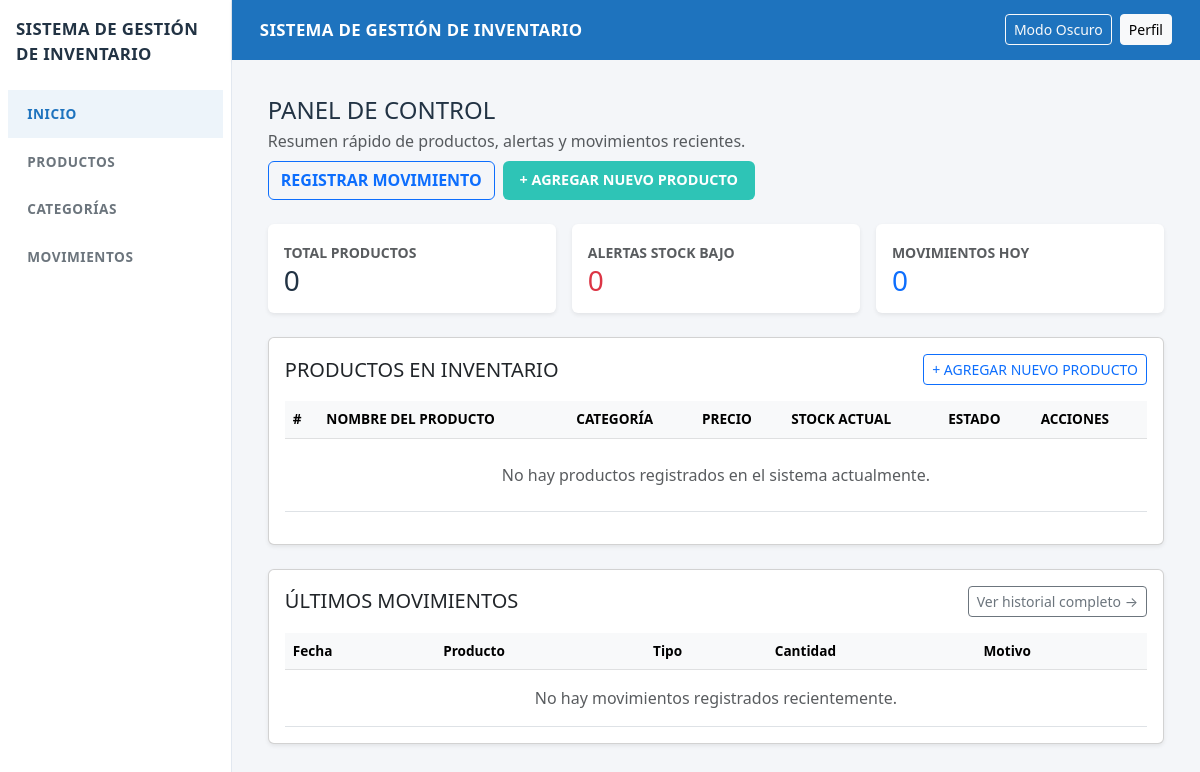
Before: / with the older database file.
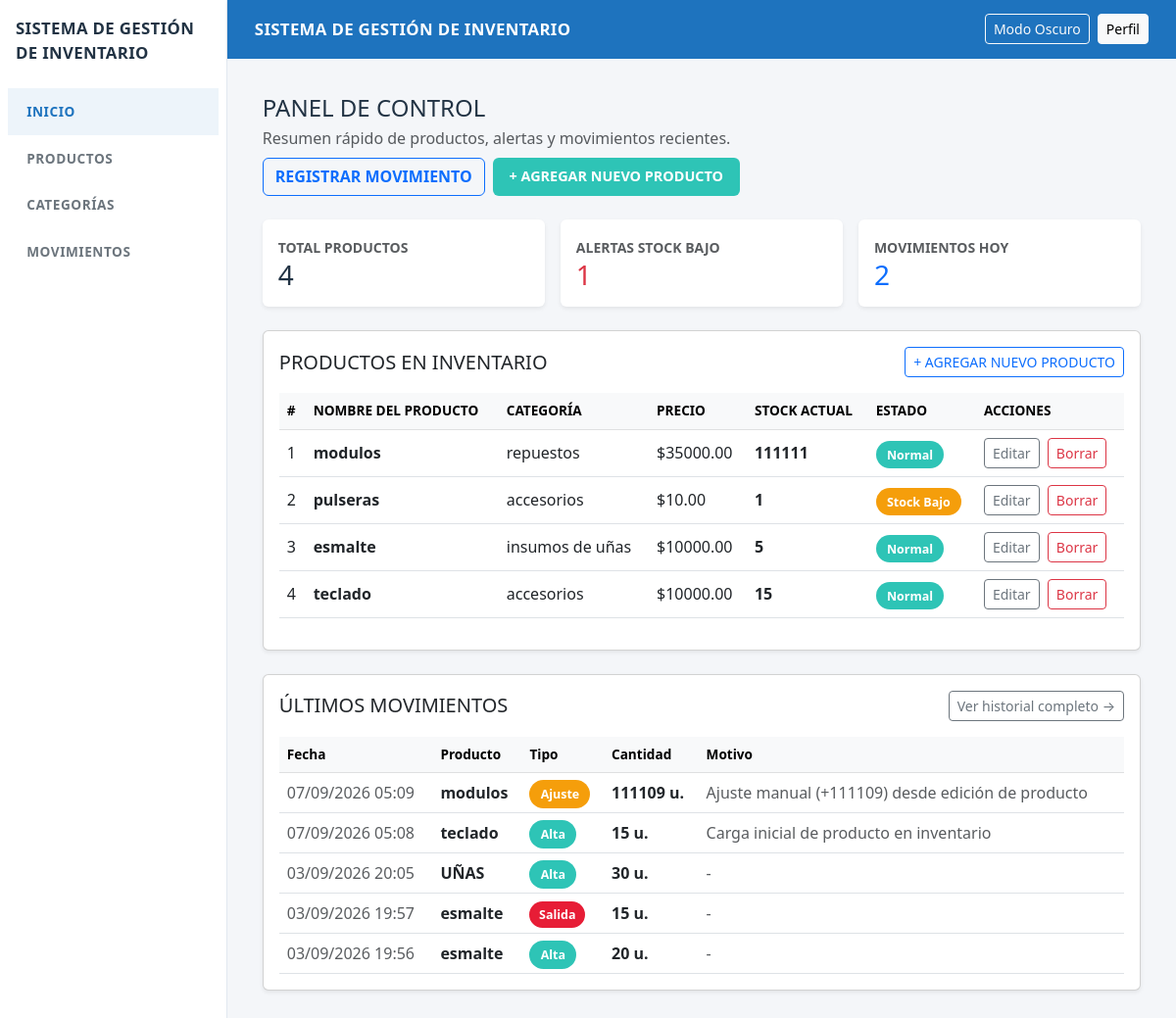
After: the same page with the newer database file.
### inventario/models.py (models this page shows, shortened)
class Producto(models.Model):
    nombre = models.CharField(max_length=150)
    categoria = models.ForeignKey(Categoria, on_delete=models.CASCADE)
    stock = models.IntegerField(default=0)
    precio = models.DecimalField(max_digits=10, decimal_places=2)
    activo = models.BooleanField(default=True)

class Categoria(models.Model):
    nombre = models.CharField(max_length=100)
    descripcion = models.CharField(max_length=255, blank=True, null=True)

class Movimiento(models.Model):
    TIPO_CHOICES = [
        ('ENTRADA', 'Entrada (Reposición)'),
        ('SALIDA', 'Salida (Consumo / Venta)'),
        ('ALTA', 'Alta Inicial'),
        ('AJUSTE', 'Ajuste de Stock'),
    ]
    producto = models.ForeignKey(Producto, on_delete=models.SET_NULL, null=True, blank=True)
    tipo = models.CharField(max_length=10, choices=TIPO_CHOICES)
    cantidad = models.IntegerField()
    motivo = models.CharField(max_length=200, blank=True, null=True)
    fecha = models.DateTimeField(auto_now_add=True)

### inventario/views.py (the view)
# urls.py: path('', views.home_admin, name='home_admin'),
def home_admin(request):
    productos = Producto.objects.filter(activo=True).select_related('categoria')
    total_productos = productos.count()
    alertas_stock_bajo = productos.filter(stock__lte=2).count()
    movimientos_hoy = Movimiento.objects.filter(fecha__date=timezone.now().date()).count()
    recent_movements = Movimiento.objects.select_related('producto').order_by('-fecha')[:5]
    movimientos_recientes = recent_movements
    contexto = {
        'productos': productos,
        'total_productos': total_productos,
        'alertas_stock_bajo': alertas_stock_bajo,
        'movimientos_hoy': movimientos_hoy,
        'recent_movements': recent_movements,
        'movimientos_recientes': movimientos_recientes,
    }
    return render(request, 'inventario/dashboard.html', contexto)

### inventario/templates/inventario/dashboard.html
{% extends 'inventario/base.html' %}
{% block contenido %}
    <div class="d-flex align-items-center justify-content-between mb-4 flex-wrap gap-2">
        <div>
            <h2 class="h4 mb-1">PANEL DE CONTROL</h2>
            <p class="text-muted mb-0">Resumen rápido de productos, alertas y movimientos recientes.</p>
        </div>
        <div class="d-flex gap-2">
            <a href="{% url 'movimientos' %}" class="btn btn-outline-primary fw-bold">REGISTRAR MOVIMIENTO</a>
            <a href="{% url 'crear_producto' %}" class="btn btn-figma-success">+ AGREGAR NUEVO PRODUCTO</a>
        </div>
    </div>
    <div class="row g-3 mb-4">
        <div class="col-12 col-md-4">
            <div class="p-3 bg-white rounded shadow-sm">
                <small class="text-muted fw-bold">TOTAL PRODUCTOS</small>
                <div class="h3 mb-0">{{ total_productos }}</div>
            </div>
        </div>
        <div class="col-12 col-md-4">
            <div class="p-3 bg-white rounded shadow-sm">
                <small class="text-muted fw-bold">ALERTAS STOCK BAJO</small>
                <div class="h3 mb-0 text-danger">{{ alertas_stock_bajo }}</div>
            </div>
        </div>
        <div class="col-12 col-md-4">
            <div class="p-3 bg-white rounded shadow-sm">
                <small class="text-muted fw-bold">MOVIMIENTOS HOY</small>
                <div class="h3 mb-0 text-primary">{{ movimientos_hoy }}</div>
            </div>
        </div>
    </div>
    <div class="card shadow-sm mb-4">
        <div class="card-body">
            <div class="d-flex align-items-center justify-content-between mb-3">
                <h5 class="card-title mb-0">PRODUCTOS EN INVENTARIO</h5>
                <a href="{% url 'crear_producto' %}" class="btn btn-sm btn-outline-primary">+ AGREGAR NUEVO PRODUCTO</a>
            </div>
            <div class="table-responsive">
                <table class="table table-hover align-middle">
                    <thead class="table-light">
                        <tr>
                            <th>#</th>
                            <th>NOMBRE DEL PRODUCTO</th>
                            <th>CATEGORÍA</th>
                            <th>PRECIO</th>
                            <th>STOCK ACTUAL</th>
                            <th>ESTADO</th>
                            <th>ACCIONES</th>
                        </tr>
                    </thead>
                    <tbody>
                        {% for producto in productos %}
                            <tr>
                                <td>{{ forloop.counter }}</td>
                                <td><strong>{{ producto.nombre }}</strong></td>
                                <td>{{ producto.categoria.nombre }}</td>
                                <td>${{ producto.precio }}</td>
                                <td><strong>{{ producto.stock }}</strong></td>
                                <td>
                                    {% if producto.stock == 0 %}
                                        <span class="badge-sin">Sin Stock</span>
                                    {% elif producto.stock <= 2 %}
                                        <span class="badge-bajo">Stock Bajo</span>
                                    {% else %}
                                        <span class="badge-normal">Normal</span>
                                    {% endif %}
                                </td>
                                <td>
                                    <a href="{% url 'editar_producto' producto.id %}" class="btn btn-sm btn-outline-secondary">Editar</a>
                                    <a href="{% url 'eliminar_producto' producto.id %}" class="btn btn-sm btn-outline-danger ms-1" onclick="return confirm('¿Seguro que deseás dar de baja este producto? El historial de movimientos se conservará.');">Borrar</a>
                                </td>
                            </tr>
                        {% empty %}
                            <tr>
                                <td colspan="7" class="text-center py-4 text-muted">No hay productos registrados en el sistema actualmente.</td>
                            </tr>
                        {% endfor %}
                    </tbody>
                </table>
            </div>
        </div>
    </div>
    <div class="card shadow-sm">
        <div class="card-body">
            <div class="d-flex align-items-center justify-content-between mb-3">
                <h5 class="card-title mb-0">ÚLTIMOS MOVIMIENTOS</h5>
                <a href="{% url 'movimientos' %}" class="btn btn-sm btn-outline-secondary">Ver historial completo →</a>
            </div>
            <div class="table-responsive">
                <table class="table table-hover align-middle mb-0">
                    <thead class="table-light">
                        <tr>
                            <th>Fecha</th>
                            <th>Producto</th>
                            <th>Tipo</th>
                            <th>Cantidad</th>
                            <th>Motivo</th>
                        </tr>
                    </thead>
                    <tbody>
                        {% for m in recent_movements %}
                            <tr>
                                <td class="text-muted">{{ m.fecha|date:'d/m/Y H:i' }}</td>
                                <td><strong>{{ m.producto.nombre|default:"(Dado de baja)" }}</strong></td>
                                <td>
                                    {% if m.tipo == 'ENTRADA' %}
                                        <span class="badge-success">Entrada</span>
                                    {% elif m.tipo == 'ALTA' %}
                                        <span class="badge-normal">Alta</span>
                                    {% elif m.tipo == 'AJUSTE' %}
                                        <span class="badge-bajo">Ajuste</span>
                                    {% else %}
                                        <span class="badge-danger">Salida</span>
                                    {% endif %}
                                </td>
                                <td><strong>{{ m.cantidad }} u.</strong></td>
                                <td class="text-muted">{{ m.motivo|default:"-" }}</td>
                            </tr>
                        {% empty %}
                            <tr>
                                <td colspan="5" class="text-center py-3 text-muted">No hay movimientos registrados recientemente.</td>
                            </tr>
                        {% endfor %}
                    </tbody>
                </table>
            </div>
        </div>
    </div>
{% endblock %}

### inventario/templates/inventario/base.html (shortened to what this page needs)
{% load static %}
<!DOCTYPE html>
<html lang="es">
<head>
    <link rel="stylesheet" href="https://cdn.jsdelivr.net/npm/bootstrap@5.3.0/dist/css/bootstrap.min.css">
    <link rel="stylesheet" href="{% static 'css/styles.css' %}">
</head>
<body>
    <div class="d-flex">
        <aside class="sidebar-menu">
            <div class="px-3 mb-4">
                <a href="{% url 'home_admin' %}" class="brand-title text-decoration-none">SISTEMA DE GESTIÓN DE INVENTARIO</a>
            </div>
            <nav class="nav flex-column px-2">
                <a class="nav-link {% if request.resolver_match.url_name == 'home_admin' %}active{% endif %}" href="{% url 'home_admin' %}">Inicio</a>
                <a class="nav-link {% if request.resolver_match.url_name == 'crear_producto' %}active{% endif %}" href="{% url 'crear_producto' %}">Productos</a>
                <a class="nav-link {% if request.resolver_match.url_name == 'listar_categorias' %}active{% endif %}" href="{% url 'listar_categorias' %}">Categorías</a>
                <a class="nav-link {% if request.resolver_match.url_name == 'registrar_movimiento' or request.resolver_match.url_name == 'movimientos' %}active{% endif %}" href="{% url 'movimientos' %}">Movimientos</a>
            </nav>
        </aside>
        <div class="flex-grow-1">
            <header class="top-navbar d-flex align-items-center justify-content-between">
                <div class="d-flex align-items-center gap-3">
                    <div class="brand-title">SISTEMA DE GESTIÓN DE INVENTARIO</div>
                </div>
                <div class="d-flex align-items-center gap-2">
                    <button id="theme-toggle" class="btn btn-sm btn-outline-light">Modo Oscuro</button>
                    <button class="btn btn-sm btn-light">Perfil</button>
                </div>
            </header>
            <main class="content-layout">
                {% block contenido %}{% endblock %}
            </main>
        </div>
    </div>
</body>
</html>

### inventario/static/css/styles.css (style rules this page uses)
:root { --bg: #f4f6f9; --surface: #ffffff; --text: #223344; --primary: #1e73be; --accent: #2ec4b6; --danger: #e71d36; --muted: #6c757d; --input-background: #ffffff; --border: #e2e8f0; --card-shadow: 0 4px 12px rgba(16, 24, 40, 0.06); }
html, body { height: 100%; }
body { background: var(--bg); color: var(--text); font-family: system-ui, -apple-system, 'Segoe UI', Roboto, 'Helvetica Neue', Arial; margin: 0; }
.top-navbar { background-color: var(--primary); color: #ffffff; padding: 0.9rem 1.75rem; box-shadow: 0 2px 4px rgba(0, 0, 0, 0.06); transition: background-color 0.25s ease, border-color 0.25s ease; }
.brand-title { font-size: 1.05rem; font-weight: 700; letter-spacing: 0.02em; color: inherit; }
.sidebar-menu { width: 250px; background: var(--surface); min-height: calc(100vh - 58px); border-right: 1px solid var(--border); padding-top: 1rem; transition: background-color 0.25s ease, border-color 0.25s ease; }
.sidebar-menu .brand-title { color: var(--text); }
.sidebar-menu .nav-link { color: var(--muted); font-weight: 700; font-size: 0.85rem; padding: 0.85rem 1.2rem; display: flex; align-items: center; gap: 10px; text-transform: uppercase; letter-spacing: 0.04em; transition: all .15s ease; }
.sidebar-menu .nav-link:hover, .sidebar-menu .nav-link.active { background: rgba(30, 115, 190, 0.08); color: var(--primary); }
.content-layout { padding: 2.25rem; background: var(--bg); min-height: 100vh; transition: background-color 0.25s ease; }
.btn-figma-success { background: var(--accent); color: #fff; font-weight: 700; border: none; padding: 0.55rem 1.05rem; border-radius: 6px; font-size: 0.9rem; transition: filter 0.2s ease; }
.badge-normal { background: var(--accent); color: white; padding: 0.36rem .7rem; border-radius: 20px; font-size: 0.78rem; font-weight: 700; }
.badge-bajo { background: #f59e0b; color: white; padding: 0.36rem .7rem; border-radius: 20px; font-size: 0.78rem; font-weight: 700; }
.badge-danger { background: var(--danger); color: white; padding: 0.32rem .6rem; border-radius: 999px; font-size: 0.78rem; font-weight: 700; }
table { width: 100%; border-collapse: collapse; }
table thead th { text-align: left; color: var(--muted); font-weight: 700; padding: 0.75rem 0.5rem; font-size: 0.85rem; }
table tbody td { padding: 0.6rem 0.5rem; border-top: 1px solid rgba(0, 0, 0, 0.04); }
a.text-muted, .text-muted { color: var(--muted); }

Changed rows visible on the page:
added Producto: nombre "modulos", categoria.nombre "repuestos", precio "35000.00", stock "111111", shows "Normal"
added Producto: nombre "pulseras", categoria.nombre "accesorios", precio "10.00", stock "1", shows "Stock Bajo"
added Producto: nombre "esmalte", categoria.nombre "insumos de uñas", precio "10000.00", stock "5", shows "Normal"
added Producto: nombre "teclado", categoria.nombre "accesorios", precio "10000.00", stock "15", shows "Normal"
added Movimiento: fecha "07/09/2026 05:09", producto.nombre "modulos", tipo "Ajuste", cantidad "111109", motivo "Ajuste manual (+111109) desde edición de producto"
added Movimiento: fecha "07/09/2026 05:08", producto.nombre "teclado", tipo "Alta", cantidad "15", motivo "Carga inicial de producto en inventario"
added Movimiento: fecha "03/09/2026 20:05", producto.nombre "UÑAS", tipo "Alta", cantidad "30", motivo "-"
added Movimiento: fecha "03/09/2026 19:57", producto.nombre "esmalte", tipo "Salida", cantidad "15", motivo "-"
added Movimiento: fecha "03/09/2026 19:56", producto.nombre "esmalte", tipo "Alta", cantidad "20", motivo "-"
Other visible differences:
{{ total_productos }}: "0" → "4"
{{ alertas_stock_bajo }}: "0" → "1"
{{ movimientos_hoy }}: "0" → "2"
text no longer shown: "No hay productos registrados en el sistema actualmente. No hay movimientos registrados recientemente."
